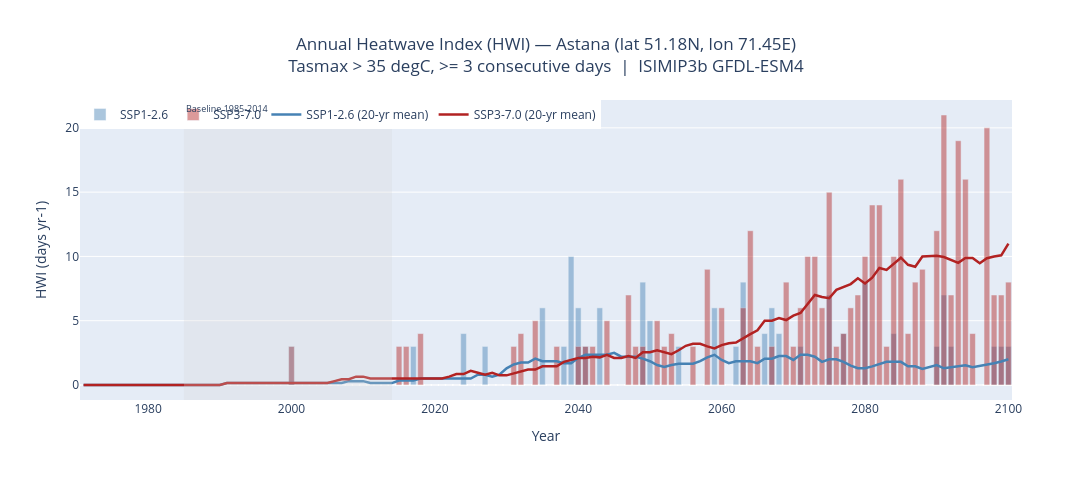

Here is the notebook cell this chart was saved with:
### Markdown cell above
## Scenario Comparison — Annual HWI Time Series (Astana)

### Code cell
fig = go.Figure()
fig.add_trace(go.Bar(
    x=yrs_full, y=ts_full_126.tolist(),
    name='SSP1-2.6', marker_color='steelblue', opacity=0.45,
))
fig.add_trace(go.Bar(
    x=yrs_full, y=ts_full_370.tolist(),
    name='SSP3-7.0', marker_color='firebrick', opacity=0.45,
))
fig.add_trace(go.Scatter(
    x=yrs_full, y=_roll(ts_full_126).tolist(),
    name='SSP1-2.6 (20-yr mean)',
    line={'color': 'steelblue', 'width': 2.5},
))
fig.add_trace(go.Scatter(
    x=yrs_full, y=_roll(ts_full_370).tolist(),
    name='SSP3-7.0 (20-yr mean)',
    line={'color': 'firebrick', 'width': 2.5},
))
fig.add_vrect(
    x0=1985, x1=2014,
    fillcolor='lightgrey', opacity=0.25, line_width=0,
    annotation_text='Baseline 1985-2014',
    annotation_position='top left',
    annotation_font_size=9,
)
fig.update_layout(
    title={
        'text': (
            f'Annual Heatwave Index (HWI) — Astana '
            f'(lat {ASTANA_LAT}N, lon {ASTANA_LON}E)<br>'
            f'Tasmax > 35 degC, >= 3 consecutive days  |  '
            f'ISIMIP3b {MODEL.upper()}'
        ),
        'x': 0.5, 'xanchor': 'center',
    },
    xaxis_title='Year',
    yaxis_title='HWI (days yr-1)',
    barmode='overlay',
    legend={'x': 0, 'y': 1, 'orientation': 'h'},
    width=1100, height=480,
)
fig.write_html(str(REPORT_DIR / 'fig04_timeseries_astana.html'))
fig.show()
print('Saved -> fig04_timeseries_astana.html')

### Figure 1 — Plotly figure (JSON) as saved in the notebook; plotly's stock layout.template omitted (floating-point values rounded to 4 significant figures; data arrays with more than 128 entries replaced by an {"elided": "..."} marker saying what was removed)
{"data": [{"marker": {"color": "steelblue"}, "name": "SSP1-2.6", "opacity": 0.45, "type": "bar", "x": {"elided": "130 int values"}, "y": {"elided": "130 int values"}}, {"marker": {"color": "firebrick"}, "name": "SSP3-7.0", "opacity": 0.45, "type": "bar", "x": {"elided": "130 int values"}, "y": {"elided": "130 int values"}}, {"line": {"color": "steelblue", "width": 2.5}, "name": "SSP1-2.6 (20-yr mean)", "type": "scatter", "x": {"elided": "130 int values"}, "y": {"elided": "130 float values"}}, {"line": {"color": "firebrick", "width": 2.5}, "name": "SSP3-7.0 (20-yr mean)", "type": "scatter", "x": {"elided": "130 int values"}, "y": {"elided": "130 float values"}}], "layout": {"annotations": [{"font": {"size": 9}, "showarrow": false, "text": "Baseline 1985-2014", "x": 1985, "xanchor": "left", "xref": "x", "y": 1, "yanchor": "top", "yref": "y domain"}], "barmode": "overlay", "height": 480, "legend": {"orientation": "h", "x": 0, "y": 1}, "shapes": [{"fillcolor": "lightgrey", "line": {"width": 0}, "opacity": 0.25, "type": "rect", "x0": 1985, "x1": 2014, "xref": "x", "y0": 0, "y1": 1, "yref": "y domain"}], "title": {"text": "Annual Heatwave Index (HWI) — Astana (lat 51.18N, lon 71.45E)<br>Tasmax > 35 degC, >= 3 consecutive days  |  ISIMIP3b GFDL-ESM4", "x": 0.5, "xanchor": "center"}, "width": 1100, "xaxis": {"title": {"text": "Year"}}, "yaxis": {"title": {"text": "HWI (days yr-1)"}}}}
